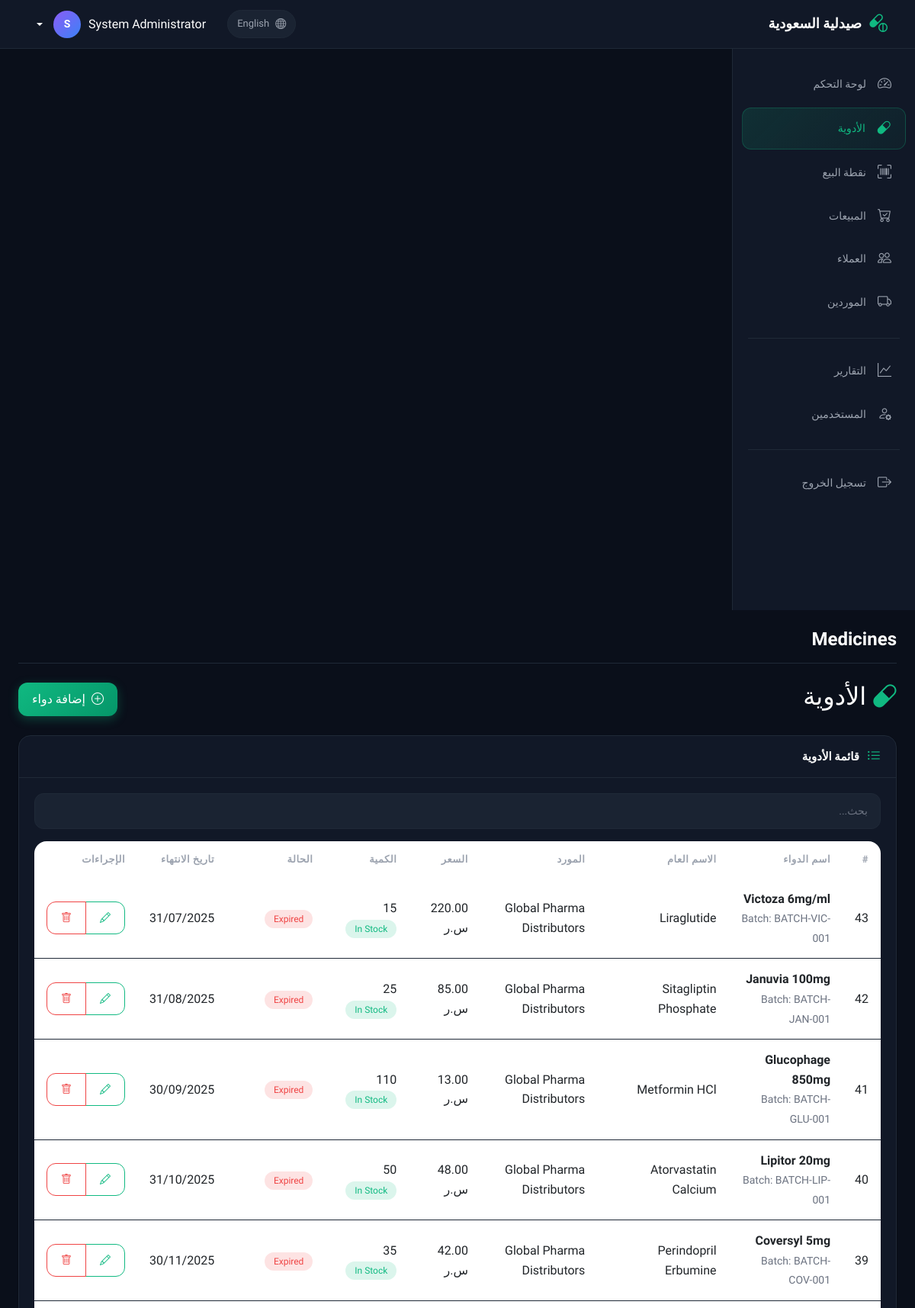
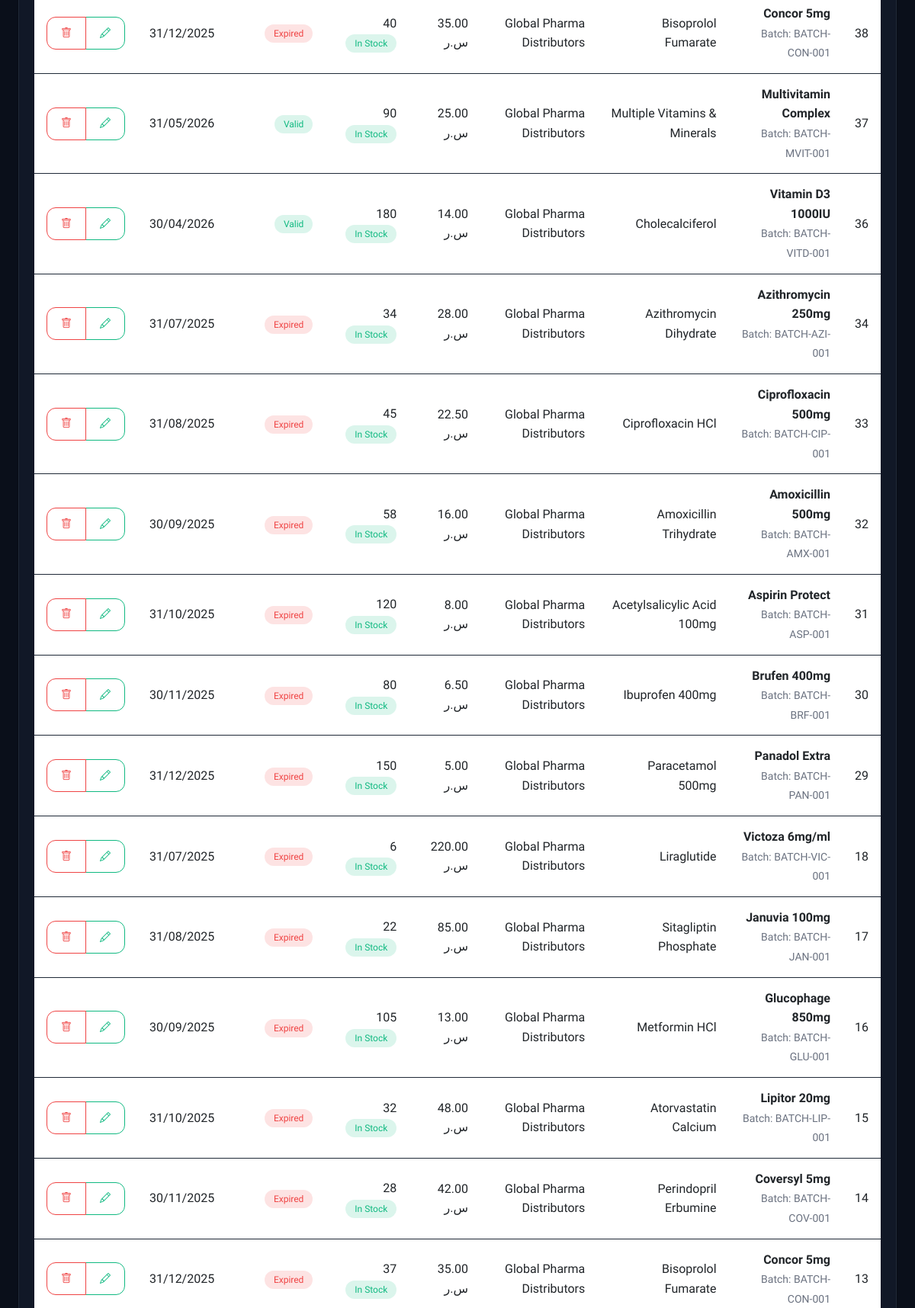
/modules/medicines/index.php (signed in, upper part), run on the app's committed database (2 pictures, top to bottom).
### tables this page shows
CREATE TABLE `medicines` (
  `medicine_id` int(11) NOT NULL,
  `medicine_name` varchar(100) NOT NULL,
  `generic_name` varchar(100) DEFAULT NULL,
  `category_id` int(11) DEFAULT NULL,
  `category` varchar(50) DEFAULT NULL,
  `supplier_id` int(11) DEFAULT NULL,
  `batch_number` varchar(50) DEFAULT NULL,
  `expiry_date` date NOT NULL,
  `purchase_price` decimal(10,2) NOT NULL,
  `selling_price` decimal(10,2) NOT NULL,
  `quantity_in_stock` int(11) NOT NULL DEFAULT 0,
  `min_stock_level` int(11) DEFAULT 10,
  `description` text DEFAULT NULL,
  `is_active` tinyint(1) DEFAULT 1,
  `created_at` timestamp NOT NULL DEFAULT current_timestamp()
);

CREATE TABLE `suppliers` (
  `supplier_id` int(11) NOT NULL,
  `supplier_name` varchar(100) NOT NULL,
  `contact_person` varchar(100) DEFAULT NULL,
  `phone` varchar(20) DEFAULT NULL,
  `email` varchar(100) DEFAULT NULL,
  `address` text DEFAULT NULL,
  `is_active` tinyint(1) DEFAULT 1,
  `created_at` timestamp NOT NULL DEFAULT current_timestamp()
);

### includes/language.php (called while the page is built, shortened)
<?php
$current_lang = $_SESSION['language'];
$lang_file = dirname(__FILE__) . '/languages/' . $current_lang . '.php';
if (file_exists($lang_file)) {
    $translations = require $lang_file;
} else {
    $translations = require dirname(__FILE__) . '/languages/ar.php';
}
function __($key, $default = '') {
    global $translations;
    return $translations[$key] ?? ($default ?: $key);
}
function getCurrentLang() {
    return $_SESSION['language'] ?? 'ar';
}
function formatMoney($amount) {
    $currency = __('currency');
    if (getCurrentLang() === 'ar') {
        return number_format($amount, 2) . ' ' . $currency;
    }
    return $currency . ' ' . number_format($amount, 2);
}

### modules/medicines/index.php (the view, shortened to what this page needs)
<?php
$root_path = dirname(dirname(dirname(__FILE__)));
require_once $root_path . '/includes/auth.php';
require_once $root_path . '/includes/functions.php';
$database = new Database();
$db = $database->getConnection();
try {
    $check_tables = "SHOW TABLES LIKE 'categories'";
    $stmt = $db->prepare($check_tables);
    $stmt->execute();
    $categories_table_exists = $stmt->rowCount() > 0;
    $check_column = "SHOW COLUMNS FROM medicines LIKE 'category_id'";
    $stmt = $db->prepare($check_column);
    $stmt->execute();
    $category_column_exists = $stmt->rowCount() > 0;
    if ($categories_table_exists && $category_column_exists) {
        $query = "SELECT m.*, s.supplier_name, c.category_name
                  FROM medicines m
                  LEFT JOIN suppliers s ON m.supplier_id = s.supplier_id
                  LEFT JOIN categories c ON m.category_id = c.category_id
                  WHERE m.is_active = 1
                  ORDER BY m.medicine_id DESC";
    } else {
        $query = "SELECT m.*, s.supplier_name, NULL as category_name
                  FROM medicines m
                  LEFT JOIN suppliers s ON m.supplier_id = s.supplier_id
                  WHERE m.is_active = 1
                  ORDER BY m.medicine_id DESC";
    }
    $stmt = $db->prepare($query);
    $stmt->execute();
    $medicines = $stmt->fetchAll(PDO::FETCH_ASSOC);
} catch (PDOException $e) {
    $query = "SELECT * FROM medicines WHERE is_active = 1 ORDER BY medicine_id DESC";
    $stmt = $db->prepare($query);
    $stmt->execute();
    $medicines = $stmt->fetchAll(PDO::FETCH_ASSOC);
    foreach ($medicines as &$medicine) {
        $medicine['supplier_name'] = null;
        $medicine['category_name'] = null;
    }
}
include $root_path . '/includes/header.php';
?>
<div class="d-flex justify-content-between align-items-center mb-4">
    <h2><i class="bi bi-capsule text-green"></i> <?php echo __('nav_medicines'); ?></h2>
    <a href="add.php" class="btn btn-primary">
        <i class="bi bi-plus-circle"></i> <?php echo __('add_medicine'); ?>
    </a>
</div>
<div class="card">
    <div class="card-header">
        <h5 class="card-title mb-0">
            <i class="bi bi-list-ul green"></i>
            <?php echo getCurrentLang() === 'ar' ? 'قائمة الأدوية' : 'Medicines List'; ?>
        </h5>
    </div>
    <div class="card-body">
        <div class="mb-3">
            <input type="text" id="searchMedicines" class="form-control"
                   placeholder="<?php echo __('search'); ?>...">
        </div>
        <div class="table-responsive">
            <table class="table table-hover" id="medicinesTable">
                <thead>
                    <tr>
                        <th>#</th>
                        <th><?php echo __('medicine_name'); ?></th>
                        <th><?php echo getCurrentLang() === 'ar' ? 'الاسم العام' : 'Generic'; ?></th>
                        <th><?php echo getCurrentLang() === 'ar' ? 'المورد' : 'Supplier'; ?></th>
                        <th><?php echo __('price'); ?></th>
                        <th><?php echo __('quantity'); ?></th>
                        <th><?php echo __('status'); ?></th>
                        <th><?php echo __('expiry_date'); ?></th>
                        <th><?php echo __('actions'); ?></th>
                    </tr>
                </thead>
                <tbody>
                    <?php if (empty($medicines)): ?>
                        <tr>
                            <td colspan="9" class="text-center py-4 text-muted">
                                <i class="bi bi-capsule display-4 d-block mb-2"></i>
                                <?php echo getCurrentLang() === 'ar' ? 'لا توجد أدوية' : 'No medicines found'; ?>
                            </td>
                        </tr>
                    <?php else: ?>
                        <?php foreach ($medicines as $medicine): ?>
                            <tr>
                                <td><?php echo $medicine['medicine_id']; ?></td>
                                <td>
                                    <strong><?php echo htmlspecialchars($medicine['medicine_name']); ?></strong>
                                    <?php if (!empty($medicine['batch_number'])): ?>
                                        <br><small class="text-muted">Batch: <?php echo $medicine['batch_number']; ?></small>
                                    <?php endif; ?>
                                </td>
                                <td><?php echo $medicine['generic_name'] ?: '-'; ?></td>
                                <td><?php echo $medicine['supplier_name'] ?: '-'; ?></td>
                                <td class="num"><?php echo formatMoney($medicine['selling_price']); ?></td>
                                <td>
                                    <?php echo $medicine['quantity_in_stock']; ?>
                                    <?php echo getStockStatus($medicine['quantity_in_stock'], $medicine['min_stock_level']); ?>
                                </td>
                                <td><?php echo getExpiryStatus($medicine['expiry_date']); ?></td>
                                <td><?php echo formatDate($medicine['expiry_date']); ?></td>
                                <td>
                                    <div class="btn-group btn-group-sm">
                                        <a href="edit.php?id=<?php echo $medicine['medicine_id']; ?>"
                                           class="btn btn-outline-primary" title="<?php echo __('edit'); ?>">
                                            <i class="bi bi-pencil"></i>
                                        </a>
                                        <button type="button" class="btn btn-outline-danger"
                                            data-bs-toggle="modal"
                                            data-bs-target="#deleteModal<?php echo $medicine['medicine_id']; ?>"
                                            title="<?php echo __('delete'); ?>">
                                            <i class="bi bi-trash"></i>
                                        </button>
                                    </div>
                                </td>
                            </tr>
                        <?php endforeach; ?>
                    <?php endif; ?>
                </tbody>
            </table>
        </div>
    </div>
</div>
<?php include $root_path . '/includes/footer.php'; ?>

### includes/functions.php (shortened to what this page needs)
<?php
function formatDate($date, $format = 'd/m/Y')
{
    return date($format, strtotime($date));
}
function getStockStatus($quantity, $minLevel)
{
    if ($quantity == 0) {
        return '<span class="badge bg-danger">Out of Stock</span>';
    } elseif ($quantity <= $minLevel) {
        return '<span class="badge bg-warning">Low Stock</span>';
    } else {
        return '<span class="badge bg-success">In Stock</span>';
    }
}
function getExpiryStatus($expiryDate)
{
    $today = new DateTime();
    $expiry = new DateTime($expiryDate);
    $interval = $today->diff($expiry);
    $days = $interval->days;
    if ($expiry < $today) {
        return '<span class="badge bg-danger">Expired</span>';
    } elseif ($days <= 30) {
        return '<span class="badge bg-warning">Expiring Soon</span>';
    } else {
        return '<span class="badge bg-success">Valid</span>';
    }
}

### assets/css/style.css (style rules this page uses)
:root { --bg-primary: #0a0f1a; --bg-secondary: #111827; --bg-tertiary: #1a2332; --bg-hover: #242d3d; --border-color: #1f2937; --border-light: #374151; --text-primary: #ffffff; --text-secondary: #9ca3af; --text-muted: #6b7280; --accent-green: #10b981; --accent-green-hover: #059669; --accent-blue: #3b82f6; --accent-yellow: #f59e0b; --accent-red: #ef4444; --accent-purple: #8b5cf6; --sidebar-width: 240px; --navbar-height: 64px; --radius-sm: 8px; --radius-md: 12px; --radius-lg: 16px; --shadow-sm: 0 1px 2px rgba(0, 0, 0, 0.3); --shadow-md: 0 4px 12px rgba(0, 0, 0, 0.3); --shadow-lg: 0 10px 30px rgba(0, 0, 0, 0.4); }
* { margin: 0; padding: 0; box-sizing: border-box; }
body { font-family: 'Tajawal', -apple-system, BlinkMacSystemFont, 'Segoe UI', sans-serif; background: var(--bg-primary); color: var(--text-primary); min-height: 100vh; line-height: 1.6; }
a { color: var(--accent-blue); text-decoration: none; transition: color 0.2s; }
.card { background: var(--bg-secondary); border: 1px solid var(--border-color); border-radius: var(--radius-lg); box-shadow: var(--shadow-sm); overflow: hidden; }
.card-header { background: transparent; border-bottom: 1px solid var(--border-color); padding: 16px 20px; display: flex; align-items: center; justify-content: space-between; }
.card-title { font-size: 15px; font-weight: 600; color: var(--text-primary); margin: 0; display: flex; align-items: center; gap: 10px; }
.card-title i { font-size: 18px; }
.card-title i.green { color: var(--accent-green); }
.card-body { padding: 20px; }
.btn { border-radius: var(--radius-md); font-weight: 500; padding: 10px 18px; transition: all 0.2s; display: inline-flex; align-items: center; gap: 8px; }
.btn-primary { background: linear-gradient(135deg, var(--accent-green), var(--accent-green-hover)); border: none; color: white; box-shadow: 0 4px 14px rgba(16, 185, 129, 0.3); }
.btn-outline-primary { border: 1px solid var(--accent-green); color: var(--accent-green); background: transparent; }
.btn-outline-danger { border: 1px solid var(--accent-red); color: var(--accent-red); background: transparent; }
.table { color: var(--text-primary); margin: 0; }
.table thead { background: linear-gradient(90deg, var(--bg-tertiary), var(--bg-secondary)); }
.table thead th { font-weight: 600; font-size: 13px; color: var(--text-secondary); text-transform: uppercase; letter-spacing: 0.5px; padding: 14px 16px; border: none; }
.table tbody td { padding: 14px 16px; border-bottom: 1px solid var(--border-color); vertical-align: middle; }
.table-responsive { border-radius: var(--radius-lg); overflow: hidden; }
.form-control, .form-select { background: var(--bg-tertiary); border: 1px solid var(--border-color); color: var(--text-primary); border-radius: var(--radius-md); padding: 12px 16px; font-size: 14px; transition: all 0.2s; }
.form-control::placeholder { color: var(--text-muted); }
.badge { padding: 6px 12px; border-radius: 20px; font-weight: 500; font-size: 12px; }
.badge.bg-success, .bg-success { background: rgba(16, 185, 129, 0.15) !important; color: var(--accent-green) !important; }
.badge.bg-danger, .bg-danger { background: rgba(239, 68, 68, 0.15) !important; color: var(--accent-red) !important; }
.text-muted { color: var(--text-muted) !important; }
.text-green { color: var(--accent-green) !important; }
.num { direction: ltr; unicode-bidi: bidi-override; text-align: end; font-variant-numeric: tabular-nums; }

### data on the page
medicines: medicine_id "43", medicine_name "Victoza 6mg/ml", batch_number "BATCH-VIC-001", generic_name "Liraglutide", supplier.supplier_name "Global Pharma Distributors", selling_price "220.00 ر.س", quantity_in_stock "15", min_stock_level "In Stock", shows "Expired", expiry_date "31/07/2025"
medicines: medicine_id "42", medicine_name "Januvia 100mg", batch_number "BATCH-JAN-001", generic_name "Sitagliptin Phosphate", supplier.supplier_name "Global Pharma Distributors", selling_price "85.00 ر.س", quantity_in_stock "25", min_stock_level "In Stock", shows "Expired", expiry_date "31/08/2025"
medicines: medicine_id "41", medicine_name "Glucophage 850mg", batch_number "BATCH-GLU-001", generic_name "Metformin HCl", supplier.supplier_name "Global Pharma Distributors", selling_price "13.00 ر.س", quantity_in_stock "110", min_stock_level "In Stock", shows "Expired", expiry_date "30/09/2025"
medicines: medicine_id "40", medicine_name "Lipitor 20mg", batch_number "BATCH-LIP-001", generic_name "Atorvastatin Calcium", supplier.supplier_name "Global Pharma Distributors", selling_price "48.00 ر.س", quantity_in_stock "50", min_stock_level "In Stock", shows "Expired", expiry_date "31/10/2025"
medicines: medicine_id "39", medicine_name "Coversyl 5mg", batch_number "BATCH-COV-001", generic_name "Perindopril Erbumine", supplier.supplier_name "Global Pharma Distributors", selling_price "42.00 ر.س", quantity_in_stock "35", min_stock_level "In Stock", shows "Expired", expiry_date "30/11/2025"
medicines: medicine_id "38", medicine_name "Concor 5mg", batch_number "BATCH-CON-001", generic_name "Bisoprolol Fumarate", supplier.supplier_name "Global Pharma Distributors", selling_price "35.00 ر.س", quantity_in_stock "40", min_stock_level "In Stock", shows "Expired", expiry_date "31/12/2025"
medicines: medicine_id "37", medicine_name "Multivitamin Complex", batch_number "BATCH-MVIT-001", generic_name "Multiple Vitamins & Minerals", supplier.supplier_name "Global Pharma Distributors", selling_price "25.00 ر.س", quantity_in_stock "90", min_stock_level "In Stock", shows "Valid", expiry_date "31/05/2026"
medicines: medicine_id "36", medicine_name "Vitamin D3 1000IU", batch_number "BATCH-VITD-001", generic_name "Cholecalciferol", supplier.supplier_name "Global Pharma Distributors", selling_price "14.00 ر.س", quantity_in_stock "180", min_stock_level "In Stock", shows "Valid", expiry_date "30/04/2026"
medicines: medicine_id "34", medicine_name "Azithromycin 250mg", batch_number "BATCH-AZI-001", generic_name "Azithromycin Dihydrate", supplier.supplier_name "Global Pharma Distributors", selling_price "28.00 ر.س", quantity_in_stock "34", min_stock_level "In Stock", shows "Expired", expiry_date "31/07/2025"
medicines: medicine_id "33", medicine_name "Ciprofloxacin 500mg", batch_number "BATCH-CIP-001", generic_name "Ciprofloxacin HCl", supplier.supplier_name "Global Pharma Distributors", selling_price "22.50 ر.س", quantity_in_stock "45", min_stock_level "In Stock", shows "Expired", expiry_date "31/08/2025"
medicines: medicine_id "32", medicine_name "Amoxicillin 500mg", batch_number "BATCH-AMX-001", generic_name "Amoxicillin Trihydrate", supplier.supplier_name "Global Pharma Distributors", selling_price "16.00 ر.س", quantity_in_stock "58", min_stock_level "In Stock", shows "Expired", expiry_date "30/09/2025"
medicines: medicine_id "31", medicine_name "Aspirin Protect", batch_number "BATCH-ASP-001", generic_name "Acetylsalicylic Acid 100mg", supplier.supplier_name "Global Pharma Distributors", selling_price "8.00 ر.س", quantity_in_stock "120", min_stock_level "In Stock", shows "Expired", expiry_date "31/10/2025"
medicines: medicine_id "30", medicine_name "Brufen 400mg", batch_number "BATCH-BRF-001", generic_name "Ibuprofen 400mg", supplier.supplier_name "Global Pharma Distributors", selling_price "6.50 ر.س", quantity_in_stock "80", min_stock_level "In Stock", shows "Expired", expiry_date "30/11/2025"
medicines: medicine_id "29", medicine_name "Panadol Extra", batch_number "BATCH-PAN-001", generic_name "Paracetamol 500mg", supplier.supplier_name "Global Pharma Distributors", selling_price "5.00 ر.س", quantity_in_stock "150", min_stock_level "In Stock", shows "Expired", expiry_date "31/12/2025"
medicines: medicine_id "18", medicine_name "Victoza 6mg/ml", batch_number "BATCH-VIC-001", generic_name "Liraglutide", supplier.supplier_name "Global Pharma Distributors", selling_price "220.00 ر.س", quantity_in_stock "6", min_stock_level "In Stock", shows "Expired", expiry_date "31/07/2025"
medicines: medicine_id "17", medicine_name "Januvia 100mg", batch_number "BATCH-JAN-001", generic_name "Sitagliptin Phosphate", supplier.supplier_name "Global Pharma Distributors", selling_price "85.00 ر.س", quantity_in_stock "22", min_stock_level "In Stock", shows "Expired", expiry_date "31/08/2025"
medicines: medicine_id "16", medicine_name "Glucophage 850mg", batch_number "BATCH-GLU-001", generic_name "Metformin HCl", supplier.supplier_name "Global Pharma Distributors", selling_price "13.00 ر.س", quantity_in_stock "105", min_stock_level "In Stock", shows "Expired", expiry_date "30/09/2025"
medicines: medicine_id "15", medicine_name "Lipitor 20mg", batch_number "BATCH-LIP-001", generic_name "Atorvastatin Calcium", supplier.supplier_name "Global Pharma Distributors", selling_price "48.00 ر.س", quantity_in_stock "32", min_stock_level "In Stock", shows "Expired", expiry_date "31/10/2025"
medicines: medicine_id "14", medicine_name "Coversyl 5mg", batch_number "BATCH-COV-001", generic_name "Perindopril Erbumine", supplier.supplier_name "Global Pharma Distributors", selling_price "42.00 ر.س", quantity_in_stock "28", min_stock_level "In Stock", shows "Expired", expiry_date "30/11/2025"
medicines: medicine_id "13", medicine_name "Concor 5mg", batch_number "BATCH-CON-001", generic_name "Bisoprolol Fumarate", supplier.supplier_name "Global Pharma Distributors", selling_price "35.00 ر.س", quantity_in_stock "37", min_stock_level "In Stock", shows "Expired", expiry_date "31/12/2025"

### other printed values
__('site_name') "صيدلية السعودية"
$other_lang_name "English"
$user_full_name "System Administrator"
mb_substr($user_full_name, 0, 1) "S"
__('nav_dashboard') "لوحة التحكم"
__('nav_medicines') "الأدوية"
__('nav_pos') "نقطة البيع"
__('nav_sales') "المبيعات"
__('nav_customers') "العملاء"
__('nav_suppliers') "الموردين"
__('nav_reports') "التقارير"
__('nav_users') "المستخدمين"
__('logout') "تسجيل الخروج"
$page_title "Medicines"
__('add_medicine') "إضافة دواء"
